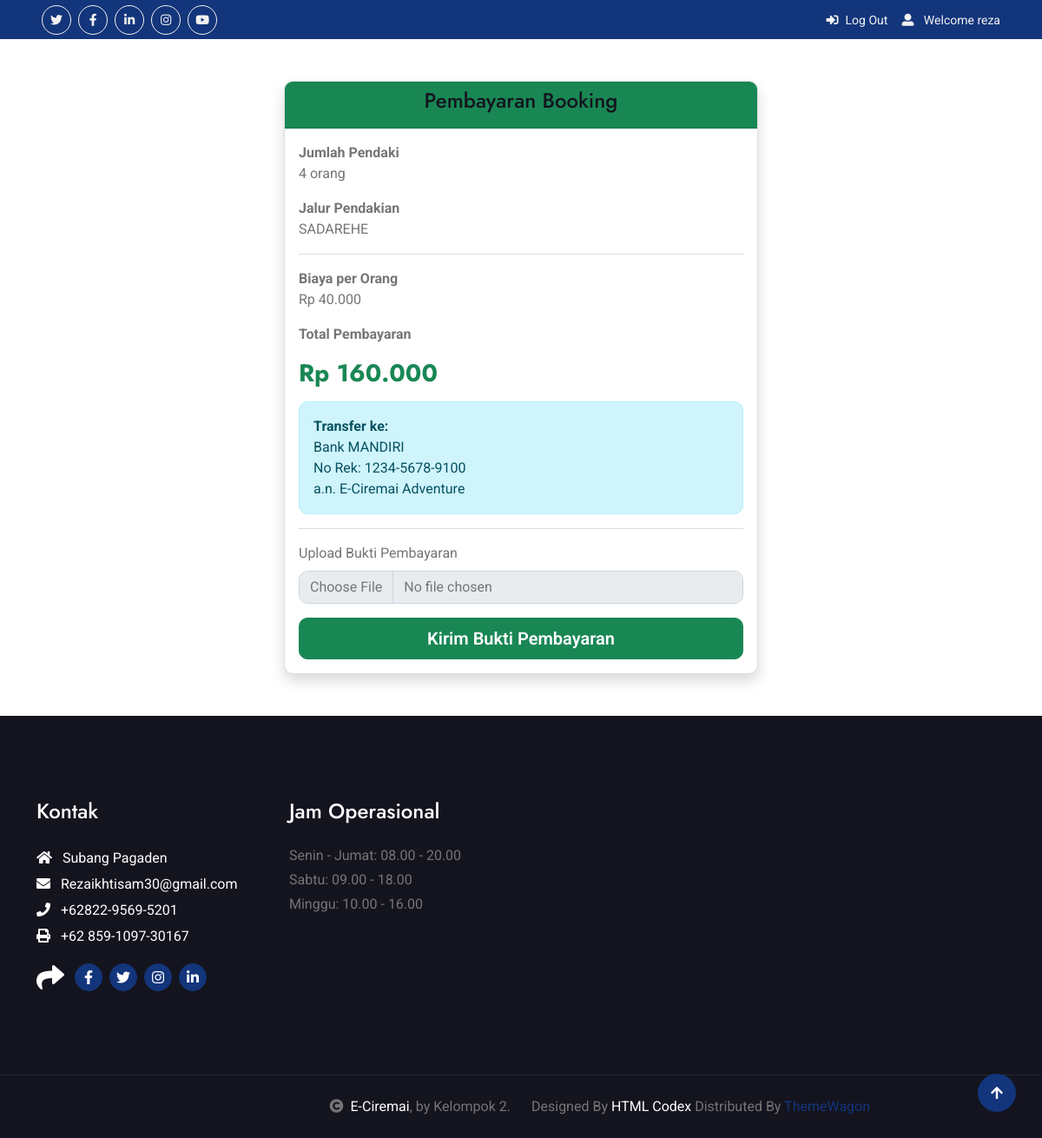
The page /pembayaran.php?kode=BK-SAD-20260105-B130 (signed in) on the database its author committed.
### tables this page shows
CREATE TABLE `booking_pendaki` (
  `id_booking` int(11) NOT NULL,
  `akun_id` int(100) DEFAULT NULL,
  `kode_booking` varchar(30) DEFAULT NULL,
  `id_kp` int(11) NOT NULL,
  `jalur` enum('apuy','sadarehe','linggarjati','palutungan') NOT NULL,
  `jumlah_pendaki` int(3) NOT NULL,
  `no_ktp` varchar(20) NOT NULL,
  `nama_lengkap` varchar(100) NOT NULL,
  `tgl_lahir` date NOT NULL,
  `jenis_kelamin` enum('L','P') NOT NULL,
  `berat_badan` int(3) NOT NULL,
  `tinggi_badan` int(3) NOT NULL,
  `email` varchar(100) NOT NULL,
  `no_telp` varchar(15) NOT NULL,
  `no_telp_keluarga` varchar(15) NOT NULL,
  `created_at` timestamp NOT NULL DEFAULT current_timestamp(),
  `status_pembayaran` enum('menunggu_pembayaran','menunggu_konfirmasi','berhasil','ditolak') DEFAULT 'menunggu_pembayaran',
  `bukti_pembayaran` varchar(255) DEFAULT NULL,
  `tanggal_booking` datetime DEFAULT current_timestamp(),
  `total_pembayaran` int(11) DEFAULT NULL
);

### pembayaran.php (the view, shortened to what this page needs)
<?php
include_once("header.php");
$kode = $_GET['kode'] ?? '';
$data = mysqli_fetch_assoc(mysqli_query($koneksi, "
    SELECT * FROM booking_pendaki
    WHERE kode_booking='$kode'
"));
$harga_per_orang = 40000;
$total_bayar = $data['jumlah_pendaki'] * $harga_per_orang;
?>
<div class="container mt-5 mb-5">
    <div class="row justify-content-center">
        <div class="col-md-6">
            <div class="card shadow rounded-4">
                <div class="card-header bg-success text-white text-center">
                    <h4>Pembayaran Booking</h4>
                </div>
                <div class="card-body">
                    <p><b>Jumlah Pendaki</b><br><?= $data['jumlah_pendaki'] ?> orang</p>
                    <p>
                        <b>Jalur Pendakian</b><br>
                        <?= strtoupper($data['jalur']) ?>
                    </p>
                    <hr>
                    <p><b>Biaya per Orang</b><br>
                        Rp <?= number_format($harga_per_orang, 0, ',', '.') ?>
                    </p>
                    <p><b>Total Pembayaran</b></p>
                    <h3 class="text-success fw-bold">
                        Rp <?= number_format($total_bayar, 0, ',', '.') ?>
                    </h3>
                    <div class="alert alert-info mt-3">
                        <b>Transfer ke:</b><br>
                        Bank MANDIRI<br>
                        No Rek: 1234-5678-9100<br>
                        a.n. E-Ciremai Adventure
                    </div>
                    <hr>
                    <form method="POST" enctype="multipart/form-data">
                        <div class="mb-3">
                            <label class="form-label">Upload Bukti Pembayaran</label>
                            <input type="file" name="bukti" class="form-control" required>
                        </div>
                        <div class="d-grid">
                            <button name="kirim" class="btn btn-success btn-lg">
                                Kirim Bukti Pembayaran
                            </button>
                        </div>
                    </form>
                </div>
            </div>
        </div>
    </div>
</div>
<?php include_once("footer.php"); ?>

### css/style.css (style rules this page uses)
.btn { font-weight: 600; transition: .5s; }

### rows shown on the page
booking_pendaki: jumlah_pendaki "4", jalur "SADAREHE", jumlah_pendaki "160.000"

### other values the page prints
$_SESSION['username'] "reza"
$harga_per_orang "40.000"
